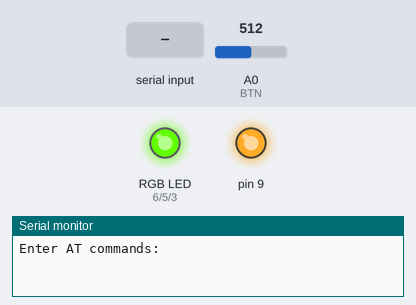
Bench run of a sketch on a simulated Arduino Uno, built with avr-gcc and run on an emulated ATmega328P. On the bench: an RGB LED mixed from three pins (HIGH = lit), output pins drawn as LEDs (lit = HIGH), the last lines printed to the serial monitor. The test bench sets the inputs (shaded band); at power-on: A0 (BTN) = 512.

Above: at 1.2 s.
1.3 s: "ptc_alerte_" received over the second serial link
2.8 s: "V_alerte" received over the second serial link
At 3.9 s:
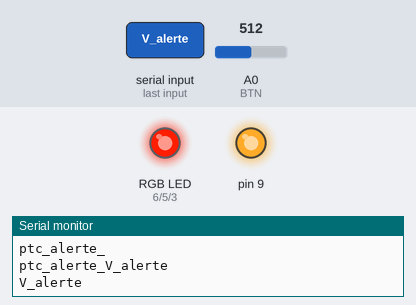
4.3 s: "V_calme" received over the second serial link
Timing chart, 0 to 7.3 s (numbered marks = the images above; inputs shaded):
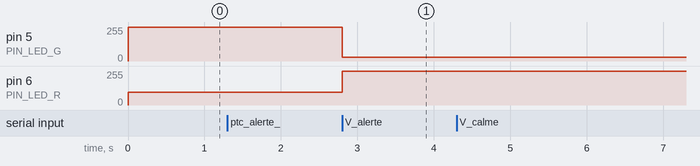

The sketch:

hc05.ino
```cpp
#include <SoftwareSerial.h>
const int BTN  = A0;

//Btn poussoir
int btnVal  = 0;
bool btnState  = false;
bool oldbtnState  = false;


SoftwareSerial mySerial(10, 11);  // TX, RX
const byte PIN_LED_R = 6;
const byte PIN_LED_G = 5;
const byte PIN_LED_B = 3;

byte rgbCalme[3] = { 97, 255, 0 };
byte rgbAlerte[3] = { 255, 30, 0 };
byte rgbDanger[3] = { 255, 0, 0 };

byte alertState = 0;
String alertStatus = "V_calme";
String content = "";
char character;

boolean isConnected = false;
boolean sendEtatAlerte = false;
void setup() {
  Serial.begin(57600);
  pinMode(9, OUTPUT);
  digitalWrite(9, HIGH);
  pinMode(PIN_LED_R, OUTPUT);
  pinMode(PIN_LED_G, OUTPUT);
  pinMode(PIN_LED_B, OUTPUT);
  displayColor(rgbCalme);
  Serial.println("Enter AT commands:");
  mySerial.begin(57600);
  pinMode(BTN,INPUT_PULLUP);
}

void loop() {

  if (mySerial.available()) {


    if (sendEtatAlerte == false) {
      sendEtatAlerte = true;
      writeString("ptc_alerte_" +alertStatus);
    }
    while (mySerial.available()) {
      character = mySerial.read();
      content.concat(character);
    }
    Serial.println(content);

    updateAlerteState(content);
  }


  if (Serial.available()) {
    mySerial.write(Serial.read());
  }

  testPushBtn();
}


void writeString(String stringData) {  // Used to serially push out a String with Serial.write()

  for (int i = 0; i < stringData.length(); i++) {
    mySerial.write(stringData[i]);  // Push each char 1 by 1 on each loop pass
  }
}

void testPushBtn( ) { /* function testPushBtn */
  ////Read pushbutton
  btnVal = analogRead(BTN);
  if (btnVal < 200) {
    btnState = true;
  } else {
    btnState = false;
  }

  if (oldbtnState != btnState) {
    if(btnState==true){
        writeString("ptc_alerte_V_upgrade");
    }
  }

  oldbtnState = btnState;
}

void updateAlerteState(String alerteMessage) {

  if (alerteMessage.indexOf("ptc_alerte_") == -1) {
    return;
  }


  alerteMessage.remove(0, alerteMessage.indexOf("ptc_alerte_") + 11);

  if (alerteMessage == "V_calme") {
    Serial.println(alerteMessage);
    writeString("ptc_alerte_V_calme");
    content = "";
    alertState = 0;
    displayColor(rgbCalme);
  }

  if (alerteMessage == "V_alerte") {
    Serial.println(alerteMessage);
    writeString("ptc_alerte_V_alerte");
    content = "";
    alertState = 1;
    displayColor(rgbAlerte);
  }

  if (alerteMessage == "V_danger") {
    Serial.println(alerteMessage);
    writeString("ptc_alerte_V_danger");
    content = "";
    alertState = 2;
    displayColor(rgbDanger);
  }
}

void displayColor(byte rgb[3]) {

  // Assigne l'état des broches
  // Version cathode commune
  analogWrite(PIN_LED_R, rgb[0]);
  analogWrite(PIN_LED_G, rgb[1]);
  analogWrite(PIN_LED_B, rgb[2]);
}
```

Measured:
- after the input at 2.8 s, pin 5 (PIN_LED_G): 255/255 → 30/255 at once; pin 6 (PIN_LED_R): 97/255 → 255/255 at once
